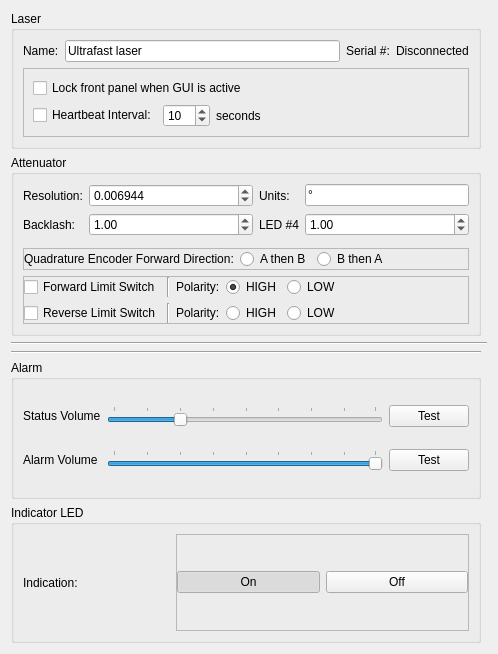
          <widget class="QWidget" name="configure_scroll_area_contents">
           <property name="geometry">
            <rect>
             <x>0</x>
             <y>0</y>
             <width>498</width>
             <height>654</height>
            </rect>
           </property>
           <layout class="QGridLayout" name="gridLayout_16">
            <item row="3" column="0">
             <widget class="Line" name="configure_line2">
              <property name="orientation">
               <enum>Qt::Horizontal</enum>
              </property>
             </widget>
            </item>
            <item row="1" column="0">
             <widget class="QGroupBox" name="configure_current_limit_box">
              <property name="toolTip">
               <string>Set the current limit for each LED channel.</string>
              </property>
              <property name="title">
               <string>Attenuator</string>
              </property>
              <layout class="QGridLayout" name="gridLayout_17" columnstretch="0,10,0,10">
               <item row="1" column="2">
                <widget class="QLabel" name="configure_current_limit_LED4_label">
                 <property name="text">
                  <string>LED #4</string>
                 </property>
                </widget>
               </item>
               <item row="1" column="1">
                <widget class="QDoubleSpinBox" name="configure_current_limit_LED2_spin_box">
                 <property name="toolTip">
                  <string>Set the current limit (in amps) for LED channel #2</string>
                 </property>
                 <property name="specialValueText">
                  <string/>
                 </property>
                 <property name="minimum">
                  <double>0.010000000000000</double>
                 </property>
                 <property name="value">
                  <double>1.000000000000000</double>
                 </property>
                </widget>
               </item>
               <item row="2" column="0">
                <widget class="QFrame" name="frame_3">
                 <property name="frameShape">
                  <enum>QFrame::StyledPanel</enum>
                 </property>
                 <property name="frameShadow">
                  <enum>QFrame::Raised</enum>
                 </property>
                </widget>
               </item>
               <item row="0" column="3">
                <widget class="QLineEdit" name="lineEdit">
                 <property name="text">
                  <string>°</string>
                 </property>
                 <property name="maxLength">
                  <number>8</number>
                 </property>
                </widget>
               </item>
               <item row="4" column="0" colspan="4">
                <widget class="QFrame" name="frame_2">
                 <property name="frameShape">
                  <enum>QFrame::StyledPanel</enum>
                 </property>
                 <property name="frameShadow">
                  <enum>QFrame::Raised</enum>
                 </property>
                 <layout class="QGridLayout" name="gridLayout_9" columnstretch="0,0,0,0,10">
                  <property name="leftMargin">
                   <number>0</number>
                  </property>
                  <property name="topMargin">
                   <number>0</number>
                  </property>
                  <property name="rightMargin">
                   <number>0</number>
                  </property>
                  <property name="bottomMargin">
                   <number>0</number>
                  </property>
                  <item row="1" column="1">
                   <widget class="Line" name="line_3">
                    <property name="orientation">
                     <enum>Qt::Vertical</enum>
                    </property>
                   </widget>
                  </item>
                  <item row="0" column="0">
                   <widget class="QCheckBox" name="checkBox_2">
                    <property name="text">
                     <string>Forward Limit Switch</string>
                    </property>
                   </widget>
                  </item>
                  <item row="0" column="3">
                   <widget class="QRadioButton" name="radioButton_6">
                    <property name="text">
                     <string>HIGH</string>
                    </property>
                    <property name="checked">
                     <bool>true</bool>
                    </property>
                   </widget>
                  </item>
                  <item row="0" column="1">
                   <widget class="Line" name="line_4">
                    <property name="orientation">
                     <enum>Qt::Vertical</enum>
                    </property>
                   </widget>
                  </item>
                  <item row="0" column="4">
                   <widget class="QRadioButton" name="radioButton_7">
                    <property name="text">
                     <string>LOW</string>
                    </property>
                    <property name="checked">
                     <bool>false</bool>
                    </property>
                   </widget>
                  </item>
                  <item row="1" column="3">
                   <widget class="QRadioButton" name="radioButton_4">
                    <property name="text">
                     <string>HIGH</string>
                    </property>
                   </widget>
                  </item>
                  <item row="1" column="0">
                   <widget class="QCheckBox" name="checkBox">
                    <property name="text">
                     <string>Reverse Limit Switch</string>
                    </property>
                   </widget>
                  </item>
                  <item row="1" column="4">
                   <widget class="QRadioButton" name="radioButton_5">
                    <property name="text">
                     <string>LOW</string>
                    </property>
                    <property name="checked">
                     <bool>false</bool>
                    </property>
                   </widget>
                  </item>
                  <item row="0" column="2">
                   <widget class="QLabel" name="label_14">
                    <property name="text">
                     <string>Polarity:</string>
                    </property>
                   </widget>
                  </item>
                  <item row="1" column="2">
                   <widget class="QLabel" name="label_13">
                    <property name="text">
                     <string>Polarity:</string>
                    </property>
                   </widget>
                  </item>
                 </layout>
                </widget>
               </item>
               <item row="0" column="1">
                <widget class="QDoubleSpinBox" name="configure_current_limit_LED1_spin_box">
                 <property name="toolTip">
                  <string>Set the current limit (in amps) for LED channel #1</string>
                 </property>
                 <property name="specialValueText">
                  <string/>
                 </property>
                 <property name="decimals">
                  <number>6</number>
                 </property>
                 <property name="minimum">
                  <double>0.000001000000000</double>
                 </property>
                 <property name="maximum">
                  <double>9999999.000000000000000</double>
                 </property>
                 <property name="singleStep">
                  <double>0.000001000000000</double>
                 </property>
                 <property name="value">
                  <double>0.006944000000000</double>
                 </property>
                </widget>
               </item>
               <item row="0" column="2">
                <widget class="QLabel" name="configure_current_limit_LED3_label">
                 <property name="text">
                  <string>Units:</string>
                 </property>
                </widget>
               </item>
               <item row="1" column="3">
                <widget class="QDoubleSpinBox" name="configure_current_limit_LED4_spin_box">
                 <property name="toolTip">
                  <string>Set the current limit (in amps) for LED channel #4</string>
                 </property>
                 <property name="specialValueText">
                  <string/>
                 </property>
                 <property name="minimum">
                  <double>0.010000000000000</double>
                 </property>
                 <property name="value">
                  <double>1.000000000000000</double>
                 </property>
                </widget>
               </item>
               <item row="0" column="0">
                <widget class="QLabel" name="configure_current_limit_LED1_label">
                 <property name="text">
                  <string>Resolution:</string>
                 </property>
                </widget>
               </item>
               <item row="1" column="0">
                <widget class="QLabel" name="configure_current_limit_LED2_label">
                 <property name="text">
                  <string>Backlash:</string>
                 </property>
                </widget>
               </item>
               <item row="3" column="0" colspan="4">
                <widget class="QFrame" name="frame_4">
                 <property name="frameShape">
                  <enum>QFrame::StyledPanel</enum>
                 </property>
                 <property name="frameShadow">
                  <enum>QFrame::Raised</enum>
                 </property>
                 <layout class="QGridLayout" name="gridLayout_12" columnstretch="0,0,10">
                  <property name="leftMargin">
                   <number>0</number>
                  </property>
                  <property name="topMargin">
                   <number>0</number>
                  </property>
                  <property name="rightMargin">
                   <number>0</number>
                  </property>
                  <property name="bottomMargin">
                   <number>0</number>
                  </property>
                  <item row="0" column="1">
                   <widget class="QRadioButton" name="radioButton_8">
                    <property name="text">
                     <string>A then B</string>
                    </property>
                   </widget>
                  </item>
                  <item row="0" column="0">
                   <widget class="QLabel" name="label_15">
                    <property name="text">
                     <string>Quadrature Encoder Forward Direction:</string>
                    </property>
                   </widget>
                  </item>
                  <item row="0" column="2">
                   <widget class="QRadioButton" name="radioButton_9">
                    <property name="text">
                     <string>B then A</string>
                    </property>
                   </widget>
                  </item>
                 </layout>
                </widget>
               </item>
              </layout>
             </widget>
            </item>
            <item row="0" column="0">
             <widget class="QGroupBox" name="configure_name_box">
              <property name="toolTip">
               <string>Set a unique name for the LED driver and each connected LED</string>
              </property>
              <property name="title">
               <string>Laser</string>
              </property>
              <layout class="QGridLayout" name="gridLayout_20" columnstretch="0,0,0,0">
               <item row="0" column="3">
                <widget class="QLabel" name="configure_name_driver_serial_label2">
                 <property name="text">
                  <string>Disconnected</string>
                 </property>
                </widget>
               </item>
               <item row="0" column="0">
                <widget class="QLabel" name="configure_name_driver_label">
                 <property name="toolTip">
                  <string>Enter a unique name for the LED driver (optional)</string>
                 </property>
                 <property name="text">
                  <string>Name:</string>
                 </property>
                </widget>
               </item>
               <item row="0" column="2">
                <widget class="QLabel" name="configure_name_driver_serial_label1">
                 <property name="toolTip">
                  <string>Serial number for selected LED driver.  This can be editted in the driver code - see manual for details.</string>
                 </property>
                 <property name="lineWidth">
                  <number>10</number>
                 </property>
                 <property name="text">
                  <string>Serial #:</string>
                 </property>
                </widget>
               </item>
               <item row="0" column="1">
                <widget class="QLineEdit" name="configure_name_driver_line_edit">
                 <property name="toolTip">
                  <string>Enter a unique name for the LED driver (optional)</string>
                 </property>
                 <property name="text">
                  <string>Ultrafast laser</string>
                 </property>
                 <property name="maxLength">
                  <number>15</number>
                 </property>
                </widget>
               </item>
               <item row="1" column="0" colspan="4">
                <widget class="QFrame" name="frame">
                 <property name="frameShape">
                  <enum>QFrame::StyledPanel</enum>
                 </property>
                 <property name="frameShadow">
                  <enum>QFrame::Raised</enum>
                 </property>
                 <layout class="QGridLayout" name="gridLayout_8" columnstretch="0,0,10">
                  <item row="0" column="0" colspan="3">
                   <widget class="QCheckBox" name="checkBox_3">
                    <property name="text">
                     <string>Lock front panel when GUI is active</string>
                    </property>
                   </widget>
                  </item>
                  <item row="1" column="2">
                   <widget class="QLabel" name="label_17">
                    <property name="text">
                     <string>seconds</string>
                    </property>
                   </widget>
                  </item>
                  <item row="1" column="1">
                   <widget class="QSpinBox" name="spinBox_2">
                    <property name="minimum">
                     <number>1</number>
                    </property>
                    <property name="maximum">
                     <number>100</number>
                    </property>
                    <property name="value">
                     <number>10</number>
                    </property>
                   </widget>
                  </item>
                  <item row="1" column="0">
                   <widget class="QCheckBox" name="checkBox_4">
                    <property name="text">
                     <string>Heartbeat Interval:</string>
                    </property>
                   </widget>
                  </item>
                 </layout>
                </widget>
               </item>
              </layout>
             </widget>
            </item>
            <item row="2" column="0" colspan="2">
             <widget class="Line" name="configure_line1">
              <property name="orientation">
               <enum>Qt::Horizontal</enum>
              </property>
             </widget>
            </item>
            <item row="4" column="0">
             <widget class="QGroupBox" name="configure_audio_box">
              <property name="toolTip">
               <string>Configure audio settings</string>
              </property>
              <property name="title">
               <string>Alarm</string>
              </property>
              <layout class="QGridLayout" name="gridLayout_11">
               <item row="1" column="0">
                <widget class="QLabel" name="configure_audio_alarm_label">
                 <property name="toolTip">
                  <string>Set the tone volume for critical faults such as an over-temperature fault.</string>
                 </property>
                 <property name="text">
                  <string>Alarm Volume</string>
                 </property>
                </widget>
               </item>
               <item row="1" column="1">
                <widget class="QSlider" name="configure_audio_alarm_slider">
                 <property name="toolTip">
                  <string>Set the tone volume for critical faults such as an over-temperature fault.</string>
                 </property>
                 <property name="maximum">
                  <number>127</number>
                 </property>
                 <property name="pageStep">
                  <number>16</number>
                 </property>
                 <property name="value">
                  <number>127</number>
                 </property>
                 <property name="orientation">
                  <enum>Qt::Horizontal</enum>
                 </property>
                 <property name="tickPosition">
                  <enum>QSlider::TicksAbove</enum>
                 </property>
                 <property name="tickInterval">
                  <number>16</number>
                 </property>
                </widget>
               </item>
               <item row="0" column="0">
                <widget class="QLabel" name="configure_audio_status_label">
                 <property name="toolTip">
                  <string>Set the tone volume for notifications such as verifying successful boot and successful upload.</string>
                 </property>
                 <property name="text">
                  <string>Status Volume</string>
                 </property>
                </widget>
               </item>
               <item row="0" column="2">
                <widget class="QPushButton" name="configure_audio_status_button">
                 <property name="toolTip">
                  <string>Test status tone volume.</string>
                 </property>
                 <property name="text">
                  <string>Test</string>
                 </property>
                </widget>
               </item>
               <item row="1" column="2">
                <widget class="QPushButton" name="configure_audio_alarm_button">
                 <property name="toolTip">
                  <string>Test alarm tone volume.</string>
                 </property>
                 <property name="text">
                  <string>Test</string>
                 </property>
                </widget>
               </item>
               <item row="0" column="1">
                <widget class="QSlider" name="configure_audio_status_slider">
                 <property name="toolTip">
                  <string>Set the tone volume for notifications such as verifying successful boot and successful upload.</string>
                 </property>
                 <property name="maximum">
                  <number>127</number>
                 </property>
                 <property name="pageStep">
                  <number>16</number>
                 </property>
                 <property name="value">
                  <number>32</number>
                 </property>
                 <property name="sliderPosition">
                  <number>32</number>
                 </property>
                 <property name="orientation">
                  <enum>Qt::Horizontal</enum>
                 </property>
                 <property name="tickPosition">
                  <enum>QSlider::TicksAbove</enum>
                 </property>
                 <property name="tickInterval">
                  <number>16</number>
                 </property>
                </widget>
               </item>
              </layout>
             </widget>
            </item>
            <item row="5" column="0">
             <widget class="QGroupBox" name="configure_pushbutton_box">
              <property name="toolTip">
               <string>Congifure the built-in LEDs on the four pushbuttons.</string>
              </property>
              <property name="title">
               <string>Indicator LED</string>
              </property>
              <layout class="QGridLayout" name="gridLayout_18">
               <item row="0" column="1" colspan="2">
                <widget class="QFrame" name="configure_pushbutton_intensity_frame">
                 <property name="frameShape">
                  <enum>QFrame::StyledPanel</enum>
                 </property>
                 <property name="frameShadow">
                  <enum>QFrame::Raised</enum>
                 </property>
                 <layout class="QGridLayout" name="gridLayout_53">
                  <property name="leftMargin">
                   <number>0</number>
                  </property>
                  <property name="topMargin">
                   <number>0</number>
                  </property>
                  <property name="rightMargin">
                   <number>0</number>
                  </property>
                  <property name="bottomMargin">
                   <number>0</number>
                  </property>
                  <item row="0" column="0">
                   <widget class="QPushButton" name="configure_pushbutton_intensity_on_button">
                    <property name="text">
                     <string>On</string>
                    </property>
                    <property name="checkable">
                     <bool>true</bool>
                    </property>
                    <property name="checked">
                     <bool>true</bool>
                    </property>
                    <property name="autoExclusive">
                     <bool>false</bool>
                    </property>
                    <attribute name="buttonGroup">
                     <string notr="true">configure_indication_group</string>
                    </attribute>
                   </widget>
                  </item>
                  <item row="0" column="1">
                   <widget class="QPushButton" name="configure_pushbutton_intensity_off_button">
                    <property name="text">
                     <string>Off</string>
                    </property>
                    <property name="checkable">
                     <bool>true</bool>
                    </property>
                    <property name="autoExclusive">
                     <bool>false</bool>
                    </property>
                    <attribute name="buttonGroup">
                     <string notr="true">configure_indication_group</string>
                    </attribute>
                   </widget>
                  </item>
                 </layout>
                </widget>
               </item>
               <item row="0" column="0">
                <widget class="QLabel" name="configure_pushbutton_intensity_label">
                 <property name="toolTip">
                  <string>Set the intensity of the pushbuttons</string>
                 </property>
                 <property name="text">
                  <string>Indication:</string>
                 </property>
                </widget>
               </item>
              </layout>
             </widget>
            </item>
           </layout>
          </widget>
